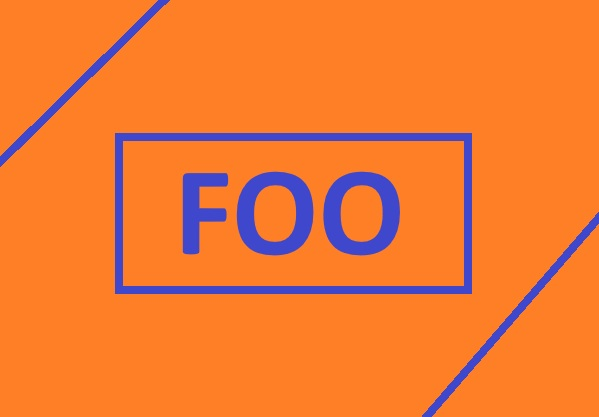
#> input picture examples/assets/foo.jpg, 599 x 417 px
$ python -i loader.py   (imports and definitions only)
#> lines starting #> are read from the running program, lines starting #| are printed output that depends on the picture
#> further down, picture is the input picture: PIL image 599x417 RGB; mean R, G, B 239, 122.4, 51.8
from __future__ import annotations

from io import BytesIO
from typing import Optional

import requests
from PIL import Image, ImageFilter, ImageOps, ImageStat

from ..models import ImageFit


# [14 lines left out: function load_image, not called in this run]


def estimate_focal_point(image: Image.Image) -> tuple[float, float]:
    """Estimate a deterministic crop focal point from local contrast and edges."""

    preview = image.convert("RGB")
    preview.thumbnail((128, 128), Image.Resampling.BOX)
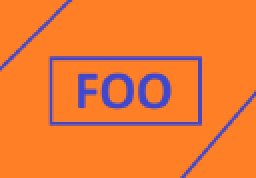
#> preview: PIL image 128x89 RGB (shown 2 times larger); mean R, G, B 239, 122.4, 52
    grayscale = ImageOps.autocontrast(preview.convert("L"))
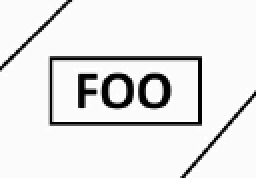
#> grayscale: PIL image 128x89 L (shown 2 times larger); min 0, max 255, mean 230.3
    edges = grayscale.filter(ImageFilter.FIND_EDGES)
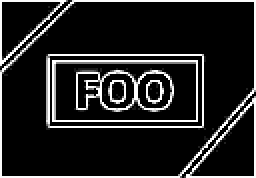
#> edges: PIL image 128x89 L (shown 2 times larger); min 0, max 255, mean 33.9
    edge_values = list(edges.getdata())
#> edge_values = 11392 values, max 255 at index 29, min 0 at index 34, mean 33.87
    contrast = ImageStat.Stat(grayscale).stddev[0]
#> contrast = 63.78
    if not edge_values or contrast < 2.0:
        return 0.5, 0.5

    width, height = edges.size
#> width = 128; height = 89
    total = weighted_x = weighted_y = 0.0
    for y in range(height):
        normalized_y = (y + 0.5) / height
        for x in range(width):
            normalized_x = (x + 0.5) / width
            edge = edge_values[y * width + x] / 255.0
            center_distance = ((normalized_x - 0.5) ** 2 + (normalized_y - 0.5) ** 2) ** 0.5
            center_bias = 1.15 - min(0.65, center_distance)
            weight = edge * center_bias
            total += weight
            weighted_x += normalized_x * weight
            weighted_y += normalized_y * weight
#> after the loop, total = 1200.8; weighted_x = 587.8; weighted_y = 604
    if total <= 1e-6:
        return 0.5, 0.5
    return min(1.0, max(0.0, weighted_x / total)), min(1.0, max(0.0, weighted_y / total))


# [37 lines that did not run here, left out]

>>> from PIL import Image
>>> picture = Image.open('../../examples/assets/foo.jpg')
>>> result = estimate_focal_point(picture)
#> result = (0.489, 0.503)
